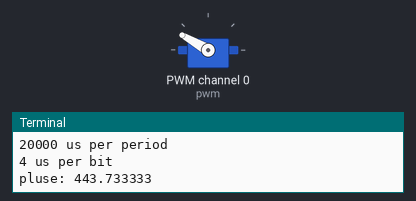
Recording of a program running on a simulated Raspberry Pi (BCM pin numbers). On the bench: servo, the last lines printed to the terminal. Servo angles are drawn from the pulse width (0.5 ms = 0°, 2.5 ms = 180°).

Above: at 0.05 s.
At 1.5 s:
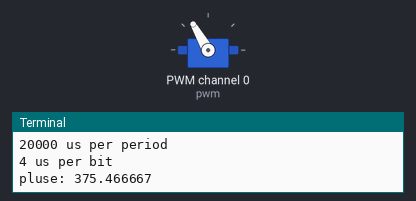
At 3.0 s:
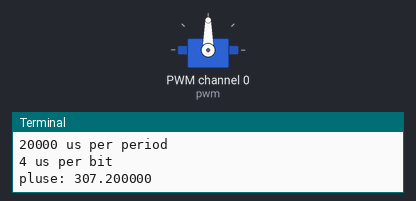
Timing chart, 0 to 6.9 s (numbered marks = the images above):
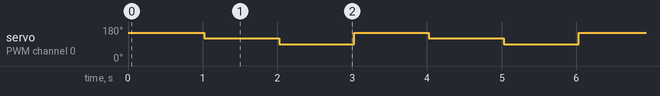

The program:

ServoTest.py
```python
from Adafruit_PWM_Servo_Driver import PWM
import time

# ===========================================================================
# Example Code
# ===========================================================================

# Initialise the PWM device using the default address
# bmp = PWM(0x40, debug=True)
pwm = PWM(0x40,debug = False)

servoMin = 150  # Min pulse length out of 4096
servoMax = 600  # Max pulse length out of 4096

def setServoPulse(channel, pulse):
  pulseLength = 1000000.0                   # 1,000,000 us per second
  pulseLength /= 50.0                       # 60 Hz
  print "%d us per period" % pulseLength
  pulseLength /= 4096.0                     # 12 bits of resolution
  print "%d us per bit" % pulseLength
  pulse *= 1000.0
  pulse /= (pulseLength*1.0)
# pwmV=int(pluse)
  print "pluse: %f  " % (pulse)
  pwm.setPWM(channel, 0, int(pulse))


#Angle to PWM
def write(servonum,x):
  y=x/90.0+0.5
  y=max(y,0.5)
  y=min(y,2.5)
  setServoPulse(servonum,y)

pwm.setPWMFreq(50)                        # Set frequency to 60 Hz
#pwm.setPWM(0,0,153)
while True:
  write(0, 150)
  time.sleep(1)
  write(0, 120)
  time.sleep(1)
  write(0,90)
  time.sleep(1)
#while (True):
  # Change speed of continuous servo on channel O
#  setServoPulse(0, 2)
#  time.sleep(3)
#  setServoPulse(0, servoMax)
#  time.sleep(3000)
```

Measured:
- by itself, servo on PWM channel 0 (pwm): repeats every 3.0 s: 90° 1.0 s, 150° 1.0 s, 120° 1.0 s
